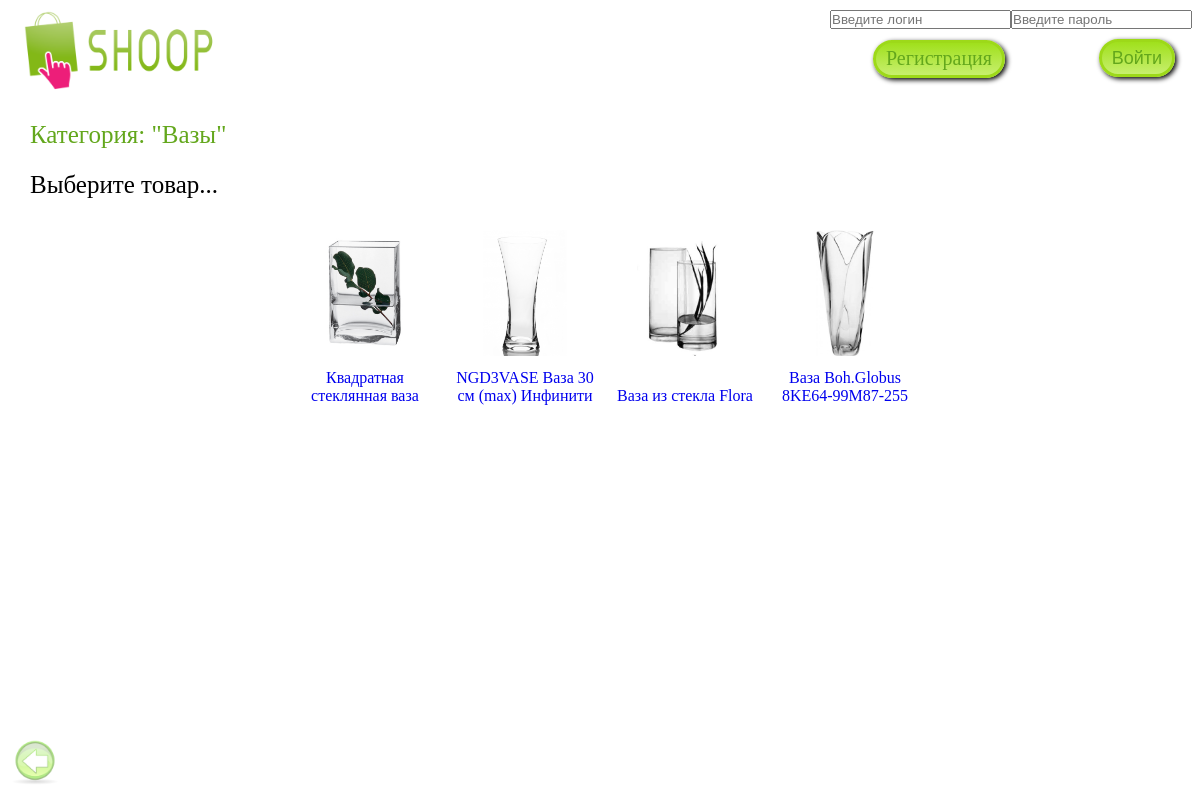
/show_cat.php?id=2, run on the app's committed database.
### tables this page shows
CREATE TABLE IF NOT EXISTS `equipments` (
  `id` int(11) NOT NULL AUTO_INCREMENT,
  `name` char(100) NOT NULL,
  `idcategory` int(11) NOT NULL,
  `price` float(10,2) unsigned NOT NULL DEFAULT '0.00',
  `description` text,
  `image` char(100) DEFAULT NULL,
  PRIMARY KEY (`id`),
  KEY `idcategory` (`idcategory`)
);

### functions/function.php (called while the page is built, shortened)
<?php
	function get_data($sql)
	{
		$link = db_connect();
		$db_data = array();
		$result = mysqli_query($link, $sql);
		$n = mysqli_num_rows($result);
		for($i = 0; $i < $n; $i++)
			$db_data[] = mysqli_fetch_assoc($result);
		return $db_data;
	}
	function get_equipments($id, $cat){
		$query = 'select * from equipments ';
		if($id != 0 and $cat) $query .= 'where idcategory = '.$id;
		else if($id != 0 and !$cat) $query .= 'where id = '.$id;
		$equipments = get_data($query);
		if(count($equipments) == 0 or !$equipments) return false;
		else 						return $equipments;
	}
?>

### show_cat.php (the view, shortened to what this page needs)
<?php
	include_once("functions/function.php");
	if(isset($_GET['id'])){
		$equipments = get_equipments($_GET['id'], true);
	}
	else{
		if(isset($_SESSION['login'])){
			$_GET['id'] = $_SESSION['current_category'];
			$equipments = get_equipments($_SESSION['current_category'], true);
		}
		else header("location: index.php");
	}
?>
<!DOCTYPE html>
<html lang="en">
<head>
	<link rel="stylesheet" href="style.css">
</head>
<body>
	<div class="header">
		<a href="#" class="logo"></a>
		<div class="cart">
			<?php
				if(isset($current_customer) and $current_customer != false){
					echo   '<p class="name green">'.$current_customer[0]['name'].'
							<a class="logout" href="auth.php?logout=true"><img src="img/logout.png" alt="Выйти"></a>
							</p>
							<a class="cart-button button" href="show_cart.php">В корзину<img src="img/cart.png" alt="В корзину"></a>';
					if(isset($sumOrder) and $sumOrder != false)
						echo '<p class="total green">Выбрано <span>'.$sumOrder[0]['count'].'</span> товаров на сумму <span>'.$sumOrder[0]['total'].' грн</span></p>';
					else
						echo '<p class="total green">Нет выбранных товаров</p>';
				}
				else{
					echo '<form action="auth.php" method="post" autocomplete="off"><input type="text" name="login" placeholder="Введите логин" required>';
					echo '<input type="password" name="password" placeholder="Введите пароль" required>';
					echo '<input class="cart-button button enter" type="submit" value="Войти"></form>';
					echo '<a class="cart-button button register" href="checkout.php">Регистрация</a>';
				}
			?>
		</div>
	</div>
	<div class="container">
		<p class="green">Категория: "Вазы"</p>
		<?php
			if($equipments != false)
			{
				echo '<p>Выберите товар...</p>';
				echo '<ul>';
				for ($i = 0; $i < count($equipments); $i++)
					echo '<li><a href="show_equip.php?id='.$equipments[$i]['id'].'"><img src="img/equipments/'.$equipments[$i]['image'].'" alt="'.$equipments[$i]['name'].'"><p>'.$equipments[$i]['name'].'</p></a></li>';
				echo '</ul>';
			}
			else
				echo '<p>Нет ни одного товара!</p>';
		?>
	</div>
	<div class="back">
		<a href="index.php"><img src="img/back.png" alt=""></a>
	</div>
</body>
</html>

### style.css (style rules this page uses)
* { margin: 0; padding: 0; }
body { max-width: 1200px; min-width: 470px; margin: 0 auto; }
a { outline: none; }
.green { color: #63a71c; }
.container { margin-top: 10px; }
.container>p { font-size: 25px; line-height: 50px; text-indent: 30px; }
.container>ul { list-style: none; text-align: center; margin-top: 20px; }
.container ul li { width: 150px; height: 180px; display: inline-block; margin-left: 10px; margin-bottom: 15px; vertical-align: top; position: relative; cursor: pointer; overflow: hidden; }
.container ul li p { position: absolute; bottom: 0; left: 0; right: 0; padding: 5px; }
.container ul li img { width: auto; max-height: 70%; }
.header { height: 100px; }
.logo { width: 200px; height: 100%; display: inline-block; margin-top: 10px; margin-left: 20px; float: left; background: url("img/logo.png") no-repeat; background-size: contain; }
.cart { width: 370px; height: 100%; float: right; overflow: hidden; }
.cart input { margin-top: 10px; }
.register { position: relative; top: -62px; left: -170px; }
.button { -webkit-box-sizing: border-box; -moz-box-sizing: border-box; box-sizing: border-box; -webkit-box-shadow: 2px 2px 5px black; box-shadow: 2px 2px 5px black; -webkit-border-radius: 25px; border-radius: 25px; background: linear-gradient(to top, #c7ef6e, #a0e01c); color: #63a71c; padding: 0 10px; height: 38px; border: 3px solid #9dd919; font-size: 20px; line-height: 30px; text-decoration: none; display: inline-block; }
input[type=submit] { cursor: pointer; font-size: 18px; }
.cart-button { display: inline-block; float: right; clear: both; margin-top: 25px; margin-right: 25px; }
.back { position: fixed; left: 10px; bottom: 10px; width: 50px; cursor: pointer; }
.back img { width: 100%; height: 100%; opacity: .5; }

### data on the page
equipments: image (picture), name "Квадратная стеклянная ваза"
equipments: image (picture), name "NGD3VASE Ваза 30 см (max) Инфинити"
equipments: image (picture), name "Ваза из стекла Flora"
equipments: image (picture), name "Ваза Boh.Globus 8KE64-99M87-255"
